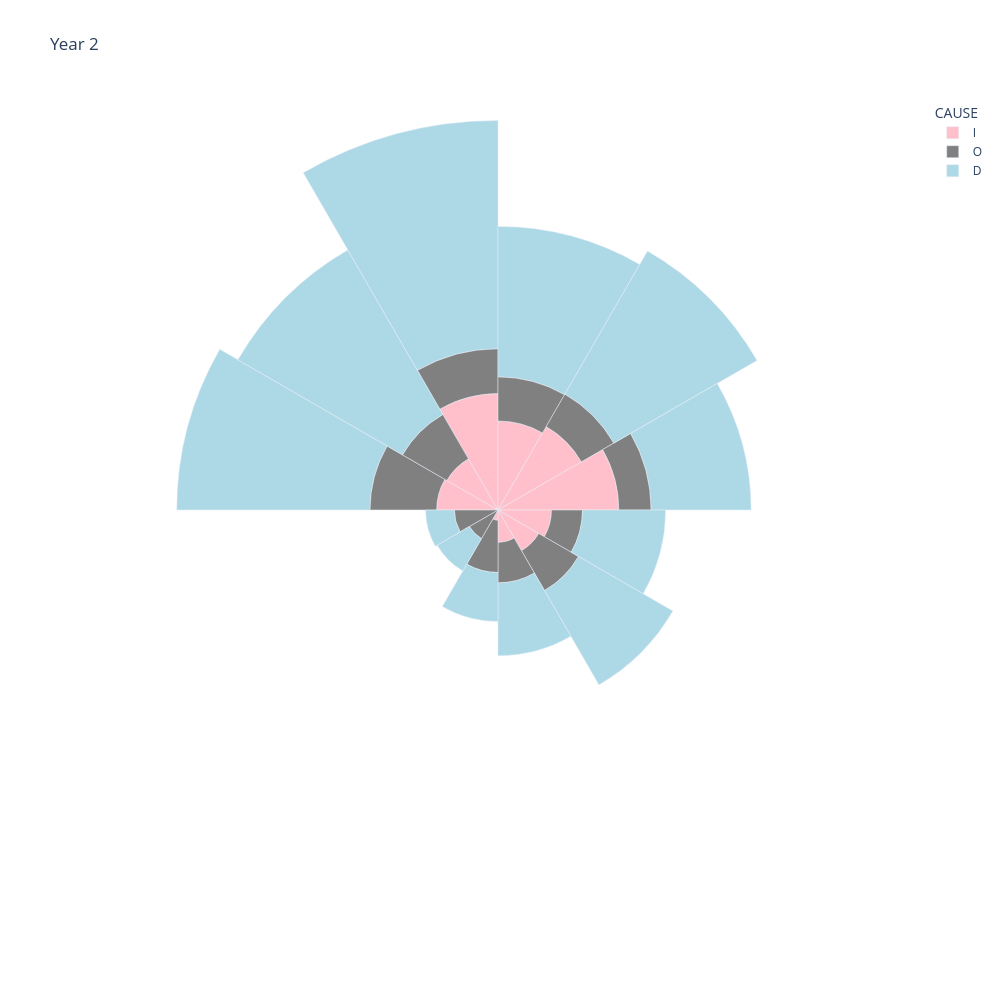

Notebook code cell kept with this figure:
### Code cell
polarplotly(Y2, "Year 2")

### Figure 1 — Plotly figure (JSON) as saved in the notebook; plotly's stock layout.template omitted (floating-point values rounded to 4 significant figures)
{"data": [{"hovertemplate": "CAUSE=I<br>radius=%{r}<br>date=%{theta}<extra></extra>", "legendgroup": "I", "marker": {"color": "pink", "pattern": {"shape": ""}}, "name": "I", "r": [1.092, 1.052, 2.074, 1.585, 1.715, 2.151, 0.9522, 0.8367, 0.5774, 0.1826, 0.0, 0.0], "showlegend": true, "subplot": "polar", "theta": ["APR 1855", "MAY 1855", "JUN 1855", "JUL 1855", "AUG 1855", "SEP 1855", "OCT 1855", "NOV 1855", "DEC 1855", "JAN 1856", "FEB 1856", "MAR 1856"], "type": "barpolar"}, {"hovertemplate": "CAUSE=O<br>radius=%{r}<br>date=%{theta}<extra></extra>", "legendgroup": "O", "marker": {"color": "gray", "pattern": {"shape": ""}}, "name": "O", "r": [1.189, 0.9129, 0.8, 0.7874, 0.6683, 0.5774, 0.5538, 0.8206, 0.7211, 0.9309, 0.5888, 0.7789], "showlegend": true, "subplot": "polar", "theta": ["APR 1855", "MAY 1855", "JUN 1855", "JUL 1855", "AUG 1855", "SEP 1855", "OCT 1855", "NOV 1855", "DEC 1855", "JAN 1856", "FEB 1856", "MAR 1856"], "type": "barpolar"}, {"hovertemplate": "CAUSE=D<br>radius=%{r}<br>date=%{theta}<extra></extra>", "legendgroup": "D", "marker": {"color": "lightblue", "pattern": {"shape": ""}}, "name": "D", "r": [3.44, 3.384, 4.063, 2.677, 2.943, 1.78, 1.479, 1.939, 1.299, 0.8718, 0.6633, 0.5099], "showlegend": true, "subplot": "polar", "theta": ["APR 1855", "MAY 1855", "JUN 1855", "JUL 1855", "AUG 1855", "SEP 1855", "OCT 1855", "NOV 1855", "DEC 1855", "JAN 1856", "FEB 1856", "MAR 1856"], "type": "barpolar"}], "layout": {"barmode": "overlay", "height": 1000, "legend": {"title": {"text": "CAUSE"}, "tracegroupgap": 0}, "paper_bgcolor": "white", "plot_bgcolor": "white", "polar": {"angularaxis": {"direction": "clockwise", "rotation": 165, "showgrid": false, "showline": false, "showticklabels": false}, "bargap": 0, "bgcolor": "rgba(0,0,0,0)", "domain": {"x": [0, 1], "y": [0, 1]}, "radialaxis": {"showgrid": false, "showline": false, "showticklabels": false}}, "title": {"text": "Year 2"}, "width": 1000}}
